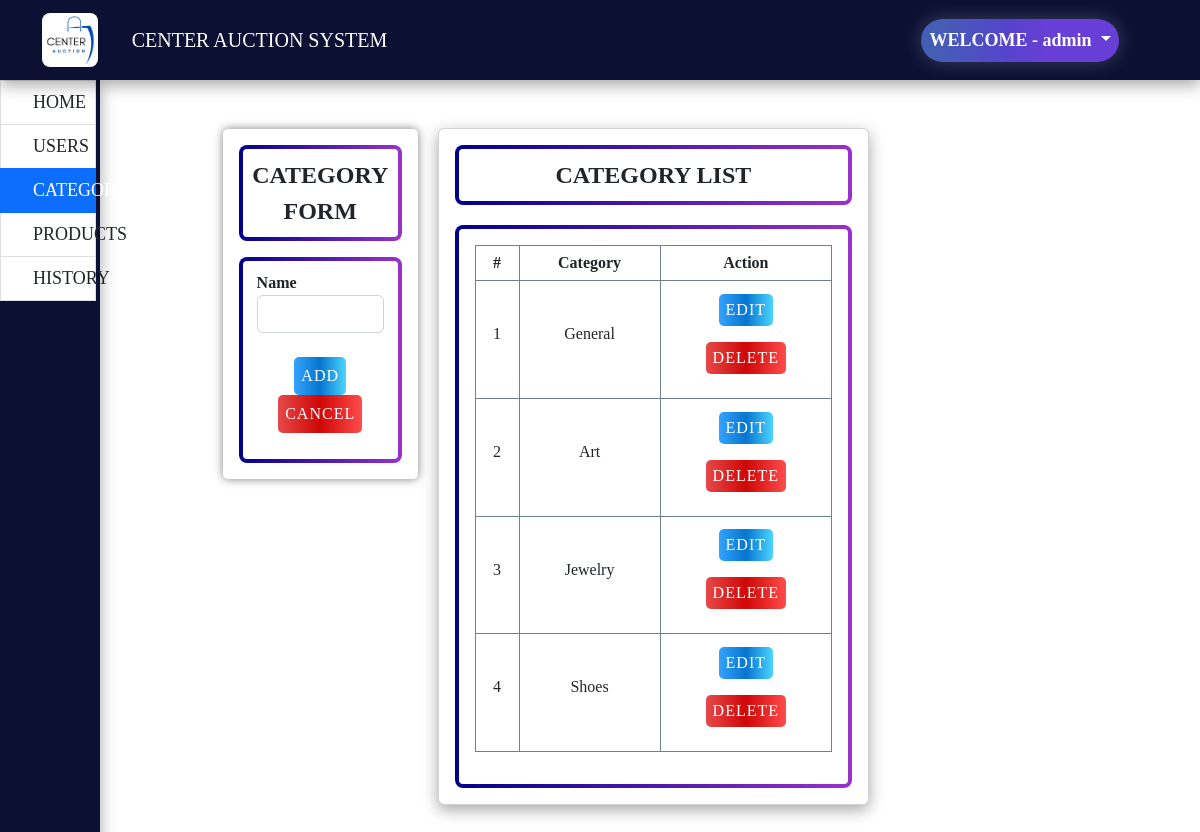
The page /Admin/Categories.php (signed in) on the database its author committed.
### tables this page shows
CREATE TABLE `categories` (
  `category_id` int(5) NOT NULL,
  `category_name` varchar(50) NOT NULL
);

### Admin/Categories.php (the view, shortened to what this page needs)
<?php
include('../Assets/Session.php');
?>
<html>
    <head>
        <link href="https://cdn.jsdelivr.net/npm/bootstrap@5.2.2/dist/css/bootstrap.min.css" rel="stylesheet">
        <link href="https://getbootstrap.com/docs/5.2/assets/css/docs.css" rel="stylesheet">
        <link rel="stylesheet" href="../css/styles-admin.css">
    </head>
    <body>
        <nav class="navbar fixed-top navbar-expand-lg navbar-dark p-md-3">
            <div class="container">
                <img src="../img/logo.png" class="imgLogo">
                <div class="collapse navbar-collapse" id="navbarNav">
                    <ul class="navbar-nav navbar-margin">
                        <li class="navbar-item">
                            <a class="nav-link text-white" href="#">CENTER AUCTION SYSTEM</a>
                        </li>
                    </ul>
                </div>
                <?php if(isset($_SESSION['member_username'])): ?>
                <div>
                    <li class="dropdown btn-logout-position">
                        <a class="nav-link dropdown-toggle btn-right" href="#" id="navbarDarkDropdownMenuLink" role="button" data-bs-toggle="dropdown" aria-expanded="false">
                            WELCOME - <?php echo $_SESSION['member_username']; ?>
                        </a>
                    </li>
                </div>
                <?php else: ?>
                    <?php Header("Location: ../Admin/Login.php"); ?>
                <?php endif; ?>
            </div>
        </nav>
        <div class="container-fluid h-100">
            <div class="row h-100">
                <div class="col-1 list-group list-group-flush container-create">
                    <div class="container-create-text">
                        <a href="Home.php" class="list-group-item list-group-item-action py-2 ripple" aria-current="true">
                            <i class="fas fa-tachometer-alt fa-fw me-3"></i><span>HOME</span>
                        </a>
                        <a href="Users.php" class="list-group-item list-group-item-action py-2 ripple ">
                            <i class="fas fa-chart-area fa-fw me-3"></i><span>USERS</span>
                        </a>
                        <a href="#" class="list-group-item list-group-item-action py-2 ripple active">
                            <i class="fas fa-chart-area fa-fw me-3"></i><span>CATEGORIES</span>
                        </a>
                        <a href="Products.php" class="list-group-item list-group-item-action py-2 ripple">
                            <i class="fas fa-chart-area fa-fw me-3"></i><span>PRODUCTS</span>
                        </a>
                        <a href="Results.php" class="list-group-item list-group-item-action py-2 ripple">
                            <i class="fas fa-lock fa-fw me-3"></i><span>HISTORY</span>
                        </a>
                    </div>
                </div>
                <div class="col-10">
                    <div class="col-lg-12">
                        <div class="row card-table">
                            <div class="col-md-3 frame-add" style="margin-left: 13px; margin-top: 1px">
                                <div class="card-header-main">
                                    <center><b>CATEGORY FORM</b></center>
                                </div>
                                <div class="frame-category">
                                    <form method="post" action="CategoriesCreate.php">
                                        <label><b>Name</label></b><br>
                                        <input type="text" name="category_name" class="form-control">
                                        <br>
                                        <center><input type="submit" class="btn-add" value="ADD">
                                        <input type="reset" class="btn-cancel" value="CANCEL"><br></center>
                                    </form>
                                </div>
                            </div>
                            <div class="col-md-7" style="margin-left: 1%;">
                                <div class="card">
                                    <div class="card-header-main">
                                        <center><b>CATEGORY LIST</b></center>
                                    </div>
                                    <div class="card-body frame-main">
                                        <table class="table table-bordered table-hover tr-main">
                                            <thead>
                                                <tr>
                                                    <th class="text-center">#</th>
                                                    <th class="text-center">Category</th>
                                                    <th class="text-center">Action</th>
                                                </tr>
                                            </thead>
                                            <tbody>
                                                <?php
                                                $i = 1;
                                                $category = $objConnect->query("SELECT * FROM categories order by category_id asc");
                                                while($row=$category->fetch_assoc()):
                                                ?>
                                                <tr>
                                                    <td class="text-center"><br><br><?php echo $i++ ?></td>
                                                    <td class="">
                                                        <br><br>
                                                        <p class="text-center"><?php echo $row['category_name'] ?></p>
                                                    </td>
                                                    <td class="text-center">
                                                        <form method="get" action="edit.php" style="margin-top: 3%">
                                                            <button type="button" class="btn-edit edit-category"
                                                                    data-id="<?=$row['category_id'];?>" data-name="<?=$row['category_name'];?>">EDIT</button>
                                                        </form>
                                                        <form method="get" action="CategoriesDelete.php" style="margin-top: 1%">
                                                            <button type="submit" class='btn-cancel' href='CategoriesDelete.php?category_id=$row[category_id]'>DELETE</button>
                                                        </form>
                                                    </td>
                                                </tr>
                                                <?php endwhile; ?>
                                            </tbody>
                                        </table>
                                    </div>
                                </div>
                            </div>
                        </div>
                    </div>
                </div>
            </div>
        </div>
    </body>
</html>

### css/styles-admin.css (style rules this page uses)
html, body { background-color: white; margin: 0; padding: 0; font-family: Quicksand; font-weight: 500; }
.navbar { background-color: #0c1033; background-size: cover; height: 10%; background-repeat: no-repeat; position: relative; box-shadow: rgba(0, 0, 0, 0.35) 0px 5px 15px; }
.imgLogo { width: 5%; float: left; border-radius: 8px; }
.container { font-size: 20; }
.navbar-margin { margin-left: 3%; }
li { list-style-type: none; }
.btn-right { background-image: linear-gradient(92.88deg, #455EB5 9.16%, #5643CC 43.89%, #673FD7 64.72%); color: white; padding: 8 8; border-radius: 25px; font-size: 18px; font-weight: 600; box-shadow: 0 0 20px rgba(255, 255, 255, 0.2); }
.btn-logout-position { right: 20%; }
.container-create { background-color: #0c1033; box-shadow: rgba(0, 0, 0, 0.35) 0px 5px 15px; }
.container-create-text { font-size: 18px; background-color: #ffffffc4; color: #343a40; width: 109%; }
.card { box-shadow: rgba(0, 0, 0, 0.35) 0px 5px 15px; }
.card-header-main { font-size: 24px; font-weight: 800; background-color: white; border: 4px solid transparent; background: linear-gradient(white, white) padding-box, linear-gradient(to right, darkblue, darkorchid) border-box; border-radius: 8px; padding: 8 8; margin: 16 16; margin-bottom: 1%; }
.frame-main { border: 4px solid transparent; background: linear-gradient(white, white) padding-box, linear-gradient(to right, darkblue, darkorchid) border-box; border-radius: 8px; margin: 16 16; }
.tr-main { border: 2px slategrey; }
.frame-category { border: 4px solid transparent; background: linear-gradient(white, white) padding-box, linear-gradient(to right, darkblue, darkorchid) border-box; border-radius: 8px; margin: 16 16; padding: 10 14; }
.card-table { margin-left: 10%; margin-right: 10%; }
.btn-add { color: #fff; background: linear-gradient(to right, #33a3ff, #0675cf, #4cd5ff); font-size: 16px; font-weight: 500; letter-spacing: 1px; text-transform: uppercase; padding: 7 7; border: none; border-radius: 5px; border: none; display: inline-block; transition: all 0.6s ease 0s; }
.btn-edit { color: #fff; background: linear-gradient(to right, #33a3ff, #0675cf, #4cd5ff); font-size: 16px; font-weight: 500; letter-spacing: 1px; text-transform: uppercase; padding: 7 7; border: none; border-radius: 5px; border: none; display: inline-block; transition: all 0.6s ease 0s; }
.btn-cancel { color: #fff; background: linear-gradient(to right, #e64949, #cf0606, #ff4c4c); font-size: 16px; font-weight: 500; letter-spacing: 1px; text-transform: uppercase; padding: 7 7; border: none; border-radius: 5px; border: none; display: inline-block; transition: all 0.6s ease 0s; }
.frame-add { background-color: white; box-shadow: 0 0 10px rgba(0, 0, 0, 0.5); border-radius: 5px; height: 20%; }
@media (min-width: 768px) { .col-md-3 { padding: 0 0; } }

### rows shown on the page
categories: category_name "General"
categories: category_name "Art"
categories: category_name "Jewelry"
categories: category_name "Shoes"

### other values the page prints
$_SESSION['member_username'] "admin"
